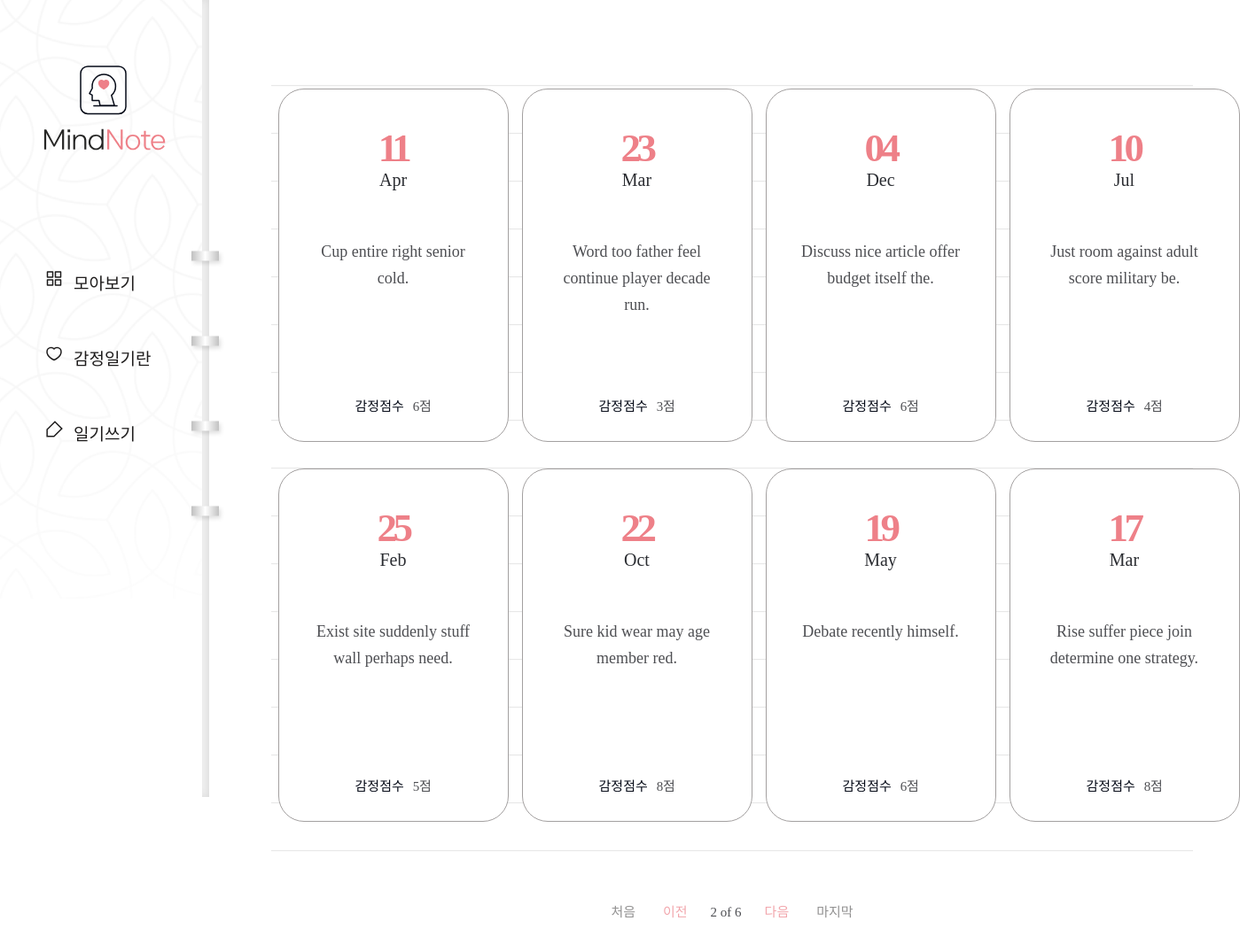
The app's page /diary/?page=2 with its own data.
### diary/models.py (models this page shows, shortened)
class Page(models.Model):
    title = models.CharField(max_length=100, validators=[validate_no_hash])
    content = models.TextField(validators=[validate_no_hash])
    feeling = models.CharField(max_length=80, validators=[validate_no_numbers])
    score = models.IntegerField(validators=[validation_score])
    dt_created = models.DateField(
        verbose_name="Date Created", auto_now_add=False)

### diary/views.py (the view)
# urls.py: path('diary/', views.PageListView.as_view(), name='page-list'),
class PageListView(ListView):
    model = Page
    template_name = 'diary/page_list.html'
    ordering = ['-dt_created']
    paginate_by = 8
    page_kwarg = 'page'

### diary/templates/diary/page_list.html (shortened to what this page needs)
{% extends './base.html' %}
{% block content %}
{% if page_obj.object_list %}
    <div class="wrap-note">
        <div class="note">
            <div class="note-list">
                <ul>
                    {% for obj in page_obj.object_list %}
                    <li>
                        <a href="{% url 'page-detail' obj.id %}">
                            <div class="date">
                                <span>{{obj.dt_created|date:"d"}}</span>
                                <p>{{obj.dt_created|date:"M"}}</p>
                            </div>
                            <h2>{{obj.title}}</h2>
                            <div class="score">
                                <p>감정점수</p>
                                <span>{{obj.score}}점</span>
                            </div>
                        </a>
                    </li>
                    {% endfor %}
                </ul>
            </div>
            <div class="paging">
            {% if page_obj.has_previous %}
                <a href="?page=1" class="first">처음</a>
                <a href="?page={{ page_obj.previous_page_number }}" class="prev">이전</a>
            {% endif %}
                <span>
                    <p>{{ page_obj.number }} of {{ page_obj.paginator.num_pages }}</p>
                </span>
            {% if page_obj.has_next %}
            <a href="?page={{ page_obj.next_page_number }}" class="prev">다음</a>
                <a href="?page={{ page_obj.paginator.num_pages }}" class="last">마지막</a>
            {% endif %}
            </div>
        </div>
    </div>
{% endif %}
{% endblock content %}

### diary/static/diary/css/styles.css (style rules this page uses)
h1,h2,h3,p,a,ul,li { margin: 0; padding: 0; font-family: 'NanumSquare'; list-style: none; text-decoration: none; outline: none; }
html { position: relative; min-height: 100%; margin: 0; }
body { margin: 0; padding: 0; -webkit-font-smoothing: antialiased; -moz-osx-font-smoothing: auto; }
.wrap-note .note { padding-left: 236px; padding-top: 50px; padding-bottom: 200px; }
.note-list { margin: 0 70px; padding-top: 50px; background: url(../image/note-bg.svg) repeat-x center/1535px 974px; }
.note-list ul { overflow: hidden; width: 1100px; margin: 0 auto; padding-bottom: 50px; }
.note-list ul li { float: left; width: 25%; padding-bottom: 30px; }
.note-list ul li a { display: block; width: 258px; height: 397px; margin: 0 auto; background: #fff; border: solid 1px #a3a0a0; border-radius: 29px; }
.note-list ul li a .date { margin-top: 40px; margin-bottom: 55px; text-align: center; }
.note-list ul li a .date p { display: inline-block; font-family: 'NanumSquare'; color: #2b2d32; font-size: 20px; text-align: center; text-transform: capitalize; line-height: 1; }
.note-list ul li a .date span { display: block; font-family: 'NanumSquare'; color: #ee8088; font-weight: 700; font-size: 45px; letter-spacing: -4.47px; }
.note-list ul li a h2 { width: 196px; height: 150px; margin: 0 auto; font-family: 'NanumBarunpen'; color: #4e4f53; font-weight: normal; font-size: 18px; line-height: 1.67; text-align: center; }
.note-list ul li a .score { margin-top: 28px; text-align: center; }
.note-list ul li a .score p { display: inline-block; font-family: 'NanumSquare'; color: #060b18; font-size: 15px; }
.note-list ul li a .score span { padding-left: 6px; font-family: 'NanumBarunpen'; color: #4e4f53; font-size: 15px; letter-spacing: -0.29px; }
.paging { margin-top: 10px; text-align: center; }
.paging a { display: inline-block; font-family: 'NanumSquare'; font-size: 15px; }
.paging .first,.paging .last { color: #929191; }
.paging .first { margin-right: 27px; }
.paging .last { margin-left: 27px; }
.paging .prev,.paging .next { color: #f2a6ac; }
.paging span { display: inline-block; }
.paging span p { margin: 0 22px; font-family: 'NanumSquare'; color: #4e4f53; font-size: 15px; }

### records on screen
Page: dt_created "11", dt_created "Apr", title "Cup entire right senior cold.", score "6"
Page: dt_created "23", dt_created "Mar", title "Word too father feel continue player decade run.", score "3"
Page: dt_created "04", dt_created "Dec", title "Discuss nice article offer budget itself the.", score "6"
Page: dt_created "10", dt_created "Jul", title "Just room against adult score military be.", score "4"
Page: dt_created "25", dt_created "Feb", title "Exist site suddenly stuff wall perhaps need.", score "5"
Page: dt_created "22", dt_created "Oct", title "Sure kid wear may age member red.", score "8"
Page: dt_created "19", dt_created "May", title "Debate recently himself.", score "6"
Page: dt_created "17", dt_created "Mar", title "Rise suffer piece join determine one strategy.", score "8"

### other values on screen
{{ page_obj.number }} "2"
{{ page_obj.paginator.num_pages }} "6"
